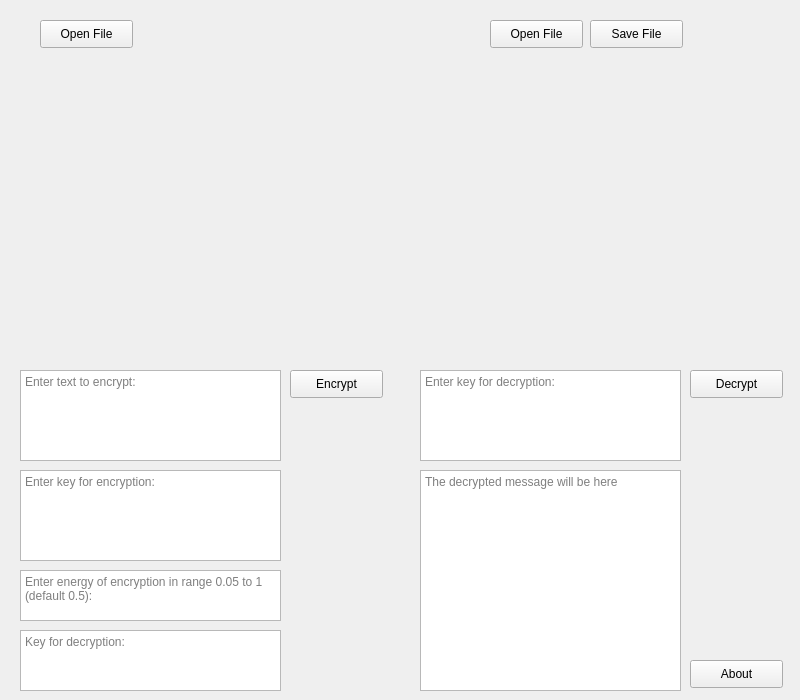
<?xml version="1.0" encoding="UTF-8"?>
<ui version="4.0">
 <class>MainWindow</class>
 <widget class="QMainWindow" name="MainWindow">
  <property name="enabled">
   <bool>true</bool>
  </property>
  <property name="geometry">
   <rect>
    <x>0</x>
    <y>0</y>
    <width>800</width>
    <height>700</height>
   </rect>
  </property>
  <property name="windowTitle">
   <string>KutterGMH</string>
  </property>
  <property name="styleSheet">
   <string notr="true"/>
  </property>
  <widget class="QWidget" name="centralwidget">
   <widget class="QPushButton" name="LeftOpenFileButton">
    <property name="geometry">
     <rect>
      <x>40</x>
      <y>20</y>
      <width>93</width>
      <height>28</height>
     </rect>
    </property>
    <property name="text">
     <string>Open File</string>
    </property>
   </widget>
   <widget class="QPushButton" name="SaveFileButton">
    <property name="geometry">
     <rect>
      <x>590</x>
      <y>20</y>
      <width>93</width>
      <height>28</height>
     </rect>
    </property>
    <property name="text">
     <string>Save File</string>
    </property>
   </widget>
   <widget class="QLabel" name="labelLeft">
    <property name="geometry">
     <rect>
      <x>20</x>
      <y>70</y>
      <width>341</width>
      <height>281</height>
     </rect>
    </property>
    <property name="text">
     <string/>
    </property>
   </widget>
   <widget class="QLabel" name="labelRight">
    <property name="geometry">
     <rect>
      <x>420</x>
      <y>70</y>
      <width>361</width>
      <height>281</height>
     </rect>
    </property>
    <property name="text">
     <string/>
    </property>
   </widget>
   <widget class="QTextEdit" name="textToEncrypt">
    <property name="geometry">
     <rect>
      <x>20</x>
      <y>370</y>
      <width>261</width>
      <height>91</height>
     </rect>
    </property>
    <property name="lineWrapColumnOrWidth">
     <number>50</number>
    </property>
    <property name="readOnly">
     <bool>false</bool>
    </property>
    <property name="placeholderText">
     <string>Enter text to encrypt:</string>
    </property>
   </widget>
   <widget class="QPushButton" name="EncryptButton">
    <property name="geometry">
     <rect>
      <x>290</x>
      <y>370</y>
      <width>93</width>
      <height>28</height>
     </rect>
    </property>
    <property name="text">
     <string>Encrypt</string>
    </property>
   </widget>
   <widget class="QPushButton" name="DecryptButton">
    <property name="geometry">
     <rect>
      <x>690</x>
      <y>370</y>
      <width>93</width>
      <height>28</height>
     </rect>
    </property>
    <property name="text">
     <string>Decrypt</string>
    </property>
   </widget>
   <widget class="QTextEdit" name="textEncryptionKey">
    <property name="geometry">
     <rect>
      <x>20</x>
      <y>470</y>
      <width>261</width>
      <height>91</height>
     </rect>
    </property>
    <property name="placeholderText">
     <string>Enter key for encryption:</string>
    </property>
   </widget>
   <widget class="QTextEdit" name="textEnergy">
    <property name="geometry">
     <rect>
      <x>20</x>
      <y>570</y>
      <width>261</width>
      <height>51</height>
     </rect>
    </property>
    <property name="placeholderText">
     <string>Enter energy of encryption in range 0.05 to 1 (default 0.5):</string>
    </property>
   </widget>
   <widget class="QTextEdit" name="textDecryptionKey">
    <property name="geometry">
     <rect>
      <x>420</x>
      <y>370</y>
      <width>261</width>
      <height>91</height>
     </rect>
    </property>
    <property name="placeholderText">
     <string>Enter key for decryption:</string>
    </property>
   </widget>
   <widget class="QPushButton" name="RightOpenFileButton">
    <property name="geometry">
     <rect>
      <x>490</x>
      <y>20</y>
      <width>93</width>
      <height>28</height>
     </rect>
    </property>
    <property name="text">
     <string>Open File</string>
    </property>
   </widget>
   <widget class="QTextBrowser" name="textKeyBrowser">
    <property name="geometry">
     <rect>
      <x>20</x>
      <y>630</y>
      <width>261</width>
      <height>61</height>
     </rect>
    </property>
    <property name="placeholderText">
     <string>Key for decryption: </string>
    </property>
   </widget>
   <widget class="QTextBrowser" name="textDecryptionMessageBrowser">
    <property name="geometry">
     <rect>
      <x>420</x>
      <y>470</y>
      <width>261</width>
      <height>221</height>
     </rect>
    </property>
    <property name="placeholderText">
     <string>The decrypted message will be here</string>
    </property>
   </widget>
   <widget class="QPushButton" name="AboutAppButton">
    <property name="geometry">
     <rect>
      <x>690</x>
      <y>660</y>
      <width>93</width>
      <height>28</height>
     </rect>
    </property>
    <property name="text">
     <string>About</string>
    </property>
   </widget>
  </widget>
 </widget>
 <resources/>
 <connections/>
</ui>
